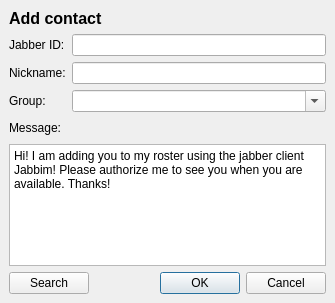
<ui version="4.0" >
 <class>addContact</class>
 <widget class="QDialog" name="addContact" >
  <property name="geometry" >
   <rect>
    <x>0</x>
    <y>0</y>
    <width>335</width>
    <height>303</height>
   </rect>
  </property>
  <property name="windowTitle" >
   <string>Add Contact</string>
  </property>
  <layout class="QGridLayout" >
   <property name="margin" >
    <number>9</number>
   </property>
   <property name="spacing" >
    <number>6</number>
   </property>
   <item row="1" column="0" >
    <layout class="QHBoxLayout" >
     <property name="spacing" >
      <number>6</number>
     </property>
     <property name="margin" >
      <number>0</number>
     </property>
     <item>
      <layout class="QVBoxLayout" >
       <property name="spacing" >
        <number>6</number>
       </property>
       <property name="margin" >
        <number>0</number>
       </property>
       <item>
        <widget class="QLabel" name="add_jidLabel" >
         <property name="text" >
          <string>Jabber ID:</string>
         </property>
        </widget>
       </item>
       <item>
        <widget class="QLabel" name="add_nicknameLabel" >
         <property name="text" >
          <string>Nickname:</string>
         </property>
        </widget>
       </item>
       <item>
        <widget class="QLabel" name="add_groupLabel" >
         <property name="text" >
          <string>Group:</string>
         </property>
        </widget>
       </item>
      </layout>
     </item>
     <item>
      <layout class="QVBoxLayout" >
       <property name="spacing" >
        <number>6</number>
       </property>
       <property name="margin" >
        <number>0</number>
       </property>
       <item>
        <widget class="QLineEdit" name="add_jid" >
         <property name="toolTip" >
          <string>If you don't know contact's JID, you can't add &lt;br>contact directly (use search function)</string>
         </property>
        </widget>
       </item>
       <item>
        <widget class="QLineEdit" name="add_nickname" >
         <property name="toolTip" >
          <string>What do you want to see in your roster :)</string>
         </property>
        </widget>
       </item>
       <item>
        <widget class="QComboBox" name="add_group" >
         <property name="toolTip" >
          <string>Choose existing group or enter name for the new group</string>
         </property>
         <property name="editable" >
          <bool>true</bool>
         </property>
        </widget>
       </item>
      </layout>
     </item>
    </layout>
   </item>
   <item row="2" column="0" >
    <layout class="QGridLayout" >
     <property name="margin" >
      <number>0</number>
     </property>
     <property name="spacing" >
      <number>6</number>
     </property>
     <item row="0" column="0" >
      <widget class="QLabel" name="add_messageLabel" >
       <property name="text" >
        <string>Message:</string>
       </property>
      </widget>
     </item>
     <item row="1" column="0" colspan="2" >
      <widget class="QTextEdit" name="add_message" >
       <property name="toolTip" >
        <string>Enter a short message that you want to send to the added contact.</string>
       </property>
       <property name="html" >
        <string>&lt;!DOCTYPE HTML PUBLIC "-//W3C//DTD HTML 4.0//EN" "http://www.w3.org/TR/REC-html40/strict.dtd">
&lt;html>&lt;head>&lt;meta name="qrichtext" content="1" />&lt;style type="text/css">
p, li { white-space: pre-wrap; }
&lt;/style>&lt;/head>&lt;body style=" font-family:'Sans Serif'; font-size:9pt; font-weight:400; font-style:normal;">
&lt;p style=" margin-top:0px; margin-bottom:0px; margin-left:0px; margin-right:0px; -qt-block-indent:0; text-indent:0px;">Hi! I am adding you to my roster using the jabber client Jabbim! Please authorize me to see you when you are available. Thanks!&lt;/p>&lt;/body>&lt;/html></string>
       </property>
      </widget>
     </item>
     <item row="0" column="1" >
      <spacer>
       <property name="orientation" >
        <enum>Qt::Horizontal</enum>
       </property>
       <property name="sizeHint" stdset="0" >
        <size>
         <width>191</width>
         <height>20</height>
        </size>
       </property>
      </spacer>
     </item>
    </layout>
   </item>
   <item row="3" column="0" >
    <spacer>
     <property name="orientation" >
      <enum>Qt::Vertical</enum>
     </property>
     <property name="sizeHint" stdset="0" >
      <size>
       <width>314</width>
       <height>13</height>
      </size>
     </property>
    </spacer>
   </item>
   <item row="4" column="0" >
    <layout class="QGridLayout" name="gridLayout_3" >
     <property name="spacing" >
      <number>6</number>
     </property>
     <item row="0" column="1" >
      <widget class="QDialogButtonBox" name="buttonBox" >
       <property name="orientation" >
        <enum>Qt::Horizontal</enum>
       </property>
       <property name="standardButtons" >
        <set>QDialogButtonBox::Cancel|QDialogButtonBox::Ok</set>
       </property>
       <property name="centerButtons" >
        <bool>false</bool>
       </property>
      </widget>
     </item>
     <item row="0" column="0" >
      <widget class="QPushButton" name="search" >
       <property name="text" >
        <string>Search</string>
       </property>
      </widget>
     </item>
    </layout>
   </item>
   <item row="0" column="0" >
    <widget class="QLabel" name="addContact_headerLabel" >
     <property name="text" >
      <string>&lt;html>&lt;head>&lt;meta name="qrichtext" content="1" />&lt;style type="text/css">
p, li { white-space: pre-wrap; }
&lt;/style>&lt;/head>&lt;body style=" font-family:'DejaVu Sans'; font-size:9pt; font-weight:400; font-style:normal; text-decoration:none;">
&lt;p style=" margin-top:0px; margin-bottom:0px; margin-left:0px; margin-right:0px; -qt-block-indent:0; text-indent:0px;">&lt;span style=" font-size:12pt; font-weight:600;">Add contact&lt;/span>&lt;/p>&lt;/body>&lt;/html></string>
     </property>
    </widget>
   </item>
  </layout>
 </widget>
 <tabstops>
  <tabstop>add_jid</tabstop>
  <tabstop>add_nickname</tabstop>
  <tabstop>add_group</tabstop>
  <tabstop>add_message</tabstop>
 </tabstops>
 <resources/>
 <connections>
  <connection>
   <sender>buttonBox</sender>
   <signal>accepted()</signal>
   <receiver>addContact</receiver>
   <slot>accept()</slot>
   <hints>
    <hint type="sourcelabel" >
     <x>210</x>
     <y>280</y>
    </hint>
    <hint type="destinationlabel" >
     <x>194</x>
     <y>256</y>
    </hint>
   </hints>
  </connection>
  <connection>
   <sender>buttonBox</sender>
   <signal>rejected()</signal>
   <receiver>addContact</receiver>
   <slot>reject()</slot>
   <hints>
    <hint type="sourcelabel" >
     <x>258</x>
     <y>264</y>
    </hint>
    <hint type="destinationlabel" >
     <x>299</x>
     <y>254</y>
    </hint>
   </hints>
  </connection>
 </connections>
</ui>
